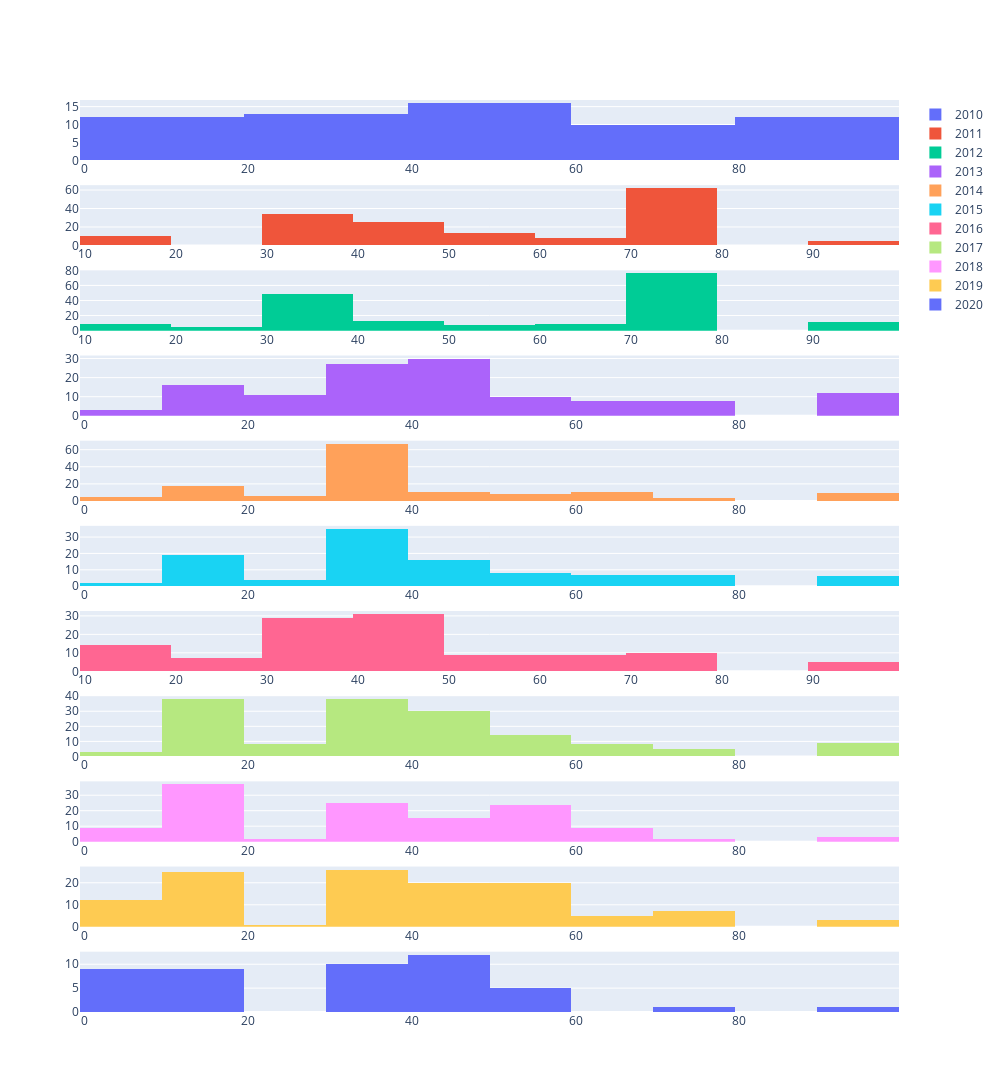

Notebook source saved alongside this figure:
### Code cell
row=1
fig=make_subplots(___________________________)

# group by year and iterate over it
# how about using an apply function here ?

for year,group in _____________________:
    
    fig.append_trace(go.Histogram(x=__________,name=___________),row=row,col=1)
    row+=1
fig.update_layout(height=2000,width=1000)
fig.show()

### Figure 1 — Plotly figure (JSON) as saved in the notebook; plotly's stock layout.template omitted (floating-point values rounded to 4 significant figures; data arrays with more than 128 entries replaced by an {"elided": "..."} marker saying what was removed)
{"data": [{"name": "2010", "type": "histogram", "x": [37, 64, 64, 16, 13, 13, 93, 93, 93, 93, 93, 93, 93, 93, 93, 93, 93, 93, 21, 21, 31, 31, 31, 52, 70, 31, 49, 49, 47, 47, 70, 11, 11, 11, 45, 36, 66, 66, 66, 66, 33, 33, 33, 33, 33, 51, 51, 51, 74, 72, 55, 43, 43, 43, 54, 12, 12, 12, 12, 15, 54, 54, 12], "xaxis": "x", "yaxis": "y"}, {"name": "2011", "type": "histogram", "x": {"elided": "157 int values"}, "xaxis": "x2", "yaxis": "y2"}, {"name": "2012", "type": "histogram", "x": {"elided": "180 int values"}, "xaxis": "x3", "yaxis": "y3"}, {"name": "2013", "type": "histogram", "x": [37, 50, 7, 23, 23, 23, 23, 23, 23, 64, 16, 13, 26, 93, 93, 93, 93, 93, 93, 93, 93, 93, 93, 93, 93, 21, 31, 31, 31, 31, 31, 31, 31, 31, 31, 31, 31, 49, 49, 49, 49, 49, 49, 49, 49, 49, 49, 49, 49, 39, 39, 25, 25, 25, 33, 70, 70, 70, 70, 46, 46, 46, 46, 46, 46, 36, 66, 66, 66, 66, 66, 66, 66, 33, 33, 33, 33, 33, 33, 33, 33, 33, 33, 33, 51, 51, 51, 51, 51, 51, 8, 8, 74, 72, 72, 72, 55, 47, 47, 47, 47, 47, 47, 47, 47, 47, 47, 47, 47, 54, 58, 12, 15, 15, 15, 15, 15, 15, 15, 15, 15, 12, 12, 12, 12], "xaxis": "x4", "yaxis": "y4"}, {"name": "2014", "type": "histogram", "x": {"elided": "136 int values"}, "xaxis": "x5", "yaxis": "y5"}, {"name": "2015", "type": "histogram", "x": [37, 37, 50, 50, 50, 23, 23, 23, 23, 14, 64, 64, 13, 73, 73, 93, 93, 93, 93, 93, 93, 44, 31, 31, 52, 49, 49, 39, 39, 39, 39, 39, 39, 39, 39, 47, 47, 47, 47, 70, 70, 17, 17, 11, 45, 45, 64, 36, 36, 36, 36, 36, 36, 36, 36, 36, 36, 66, 66, 66, 66, 33, 33, 33, 33, 33, 33, 33, 33, 33, 33, 33, 33, 51, 46, 46, 8, 8, 74, 72, 72, 55, 55, 55, 47, 47, 47, 47, 47, 12, 15, 15, 15, 15, 15, 15, 15, 15, 15, 15, 15, 15, 15, 35], "xaxis": "x6", "yaxis": "y6"}, {"name": "2016", "type": "histogram", "x": [37, 37, 37, 37, 50, 23, 23, 23, 23, 23, 23, 64, 13, 73, 73, 93, 93, 93, 93, 93, 21, 44, 31, 31, 31, 31, 31, 31, 31, 31, 31, 52, 70, 70, 70, 49, 39, 39, 39, 39, 39, 39, 39, 47, 47, 17, 17, 46, 46, 46, 46, 46, 46, 46, 46, 46, 45, 64, 36, 66, 66, 66, 66, 66, 66, 66, 33, 33, 33, 33, 33, 33, 33, 33, 46, 46, 46, 46, 46, 46, 46, 46, 46, 46, 46, 46, 74, 74, 74, 74, 72, 55, 47, 47, 47, 47, 47, 54, 54, 54, 54, 54, 15, 15, 15, 15, 15, 15, 15, 15, 15, 15, 15, 54], "xaxis": "x7", "yaxis": "y7"}, {"name": "2017", "type": "histogram", "x": {"elided": "153 int values"}, "xaxis": "x8", "yaxis": "y8"}, {"name": "2018", "type": "histogram", "x": [37, 37, 37, 37, 3, 3, 50, 14, 14, 64, 34, 34, 34, 16, 16, 16, 16, 16, 16, 16, 16, 16, 16, 16, 16, 16, 16, 16, 16, 16, 16, 93, 93, 93, 31, 3, 3, 3, 52, 52, 52, 52, 52, 52, 52, 52, 31, 31, 31, 39, 39, 39, 39, 39, 39, 39, 39, 39, 25, 47, 47, 47, 47, 33, 17, 17, 46, 46, 64, 36, 36, 66, 66, 66, 66, 66, 66, 66, 33, 4, 4, 46, 46, 8, 8, 74, 72, 55, 55, 55, 55, 55, 55, 55, 55, 55, 55, 55, 55, 55, 47, 47, 47, 47, 47, 47, 47, 58, 58, 12, 12, 15, 15, 15, 15, 15, 15, 15, 15, 15, 15, 15, 15, 35, 22, 12], "xaxis": "x9", "yaxis": "y9"}, {"name": "2019", "type": "histogram", "x": [37, 37, 37, 37, 37, 3, 50, 50, 61, 7, 7, 64, 16, 16, 16, 16, 16, 16, 16, 16, 16, 16, 16, 16, 16, 16, 16, 16, 16, 26, 93, 93, 93, 3, 3, 52, 70, 31, 49, 49, 49, 39, 39, 39, 39, 39, 39, 39, 39, 39, 39, 47, 47, 47, 47, 47, 47, 2, 3, 3, 3, 33, 33, 70, 70, 17, 46, 46, 11, 11, 11, 11, 36, 36, 36, 66, 66, 66, 33, 33, 33, 33, 33, 51, 4, 4, 46, 8, 74, 72, 72, 72, 55, 55, 55, 55, 55, 55, 55, 55, 55, 55, 55, 55, 55, 47, 47, 47, 47, 47, 47, 47, 47, 58, 58, 12, 15, 15, 54], "xaxis": "x10", "yaxis": "y10"}, {"name": "2020", "type": "histogram", "x": [37, 3, 3, 7, 14, 16, 16, 16, 16, 16, 16, 16, 93, 3, 52, 39, 39, 39, 47, 47, 47, 47, 47, 47, 47, 3, 3, 3, 70, 17, 46, 46, 46, 36, 36, 36, 36, 33, 33, 51, 46, 8, 8, 55, 55, 55, 47], "xaxis": "x11", "yaxis": "y11"}], "layout": {"height": 2000, "width": 1000, "xaxis": {"anchor": "y", "domain": [0, 1]}, "xaxis10": {"anchor": "y10", "domain": [0, 1]}, "xaxis11": {"anchor": "y11", "domain": [0, 1]}, "xaxis2": {"anchor": "y2", "domain": [0, 1]}, "xaxis3": {"anchor": "y3", "domain": [0, 1]}, "xaxis4": {"anchor": "y4", "domain": [0, 1]}, "xaxis5": {"anchor": "y5", "domain": [0, 1]}, "xaxis6": {"anchor": "y6", "domain": [0, 1]}, "xaxis7": {"anchor": "y7", "domain": [0, 1]}, "xaxis8": {"anchor": "y8", "domain": [0, 1]}, "xaxis9": {"anchor": "y9", "domain": [0, 1]}, "yaxis": {"anchor": "x", "domain": [0.9339, 1]}, "yaxis10": {"anchor": "x10", "domain": [0.09339, 0.1595]}, "yaxis11": {"anchor": "x11", "domain": [0, 0.06612]}, "yaxis2": {"anchor": "x2", "domain": [0.8405, 0.9066]}, "yaxis3": {"anchor": "x3", "domain": [0.7471, 0.8132]}, "yaxis4": {"anchor": "x4", "domain": [0.6537, 0.7198]}, "yaxis5": {"anchor": "x5", "domain": [0.5603, 0.6264]}, "yaxis6": {"anchor": "x6", "domain": [0.4669, 0.5331]}, "yaxis7": {"anchor": "x7", "domain": [0.3736, 0.4397]}, "yaxis8": {"anchor": "x8", "domain": [0.2802, 0.3463]}, "yaxis9": {"anchor": "x9", "domain": [0.1868, 0.2529]}}}
